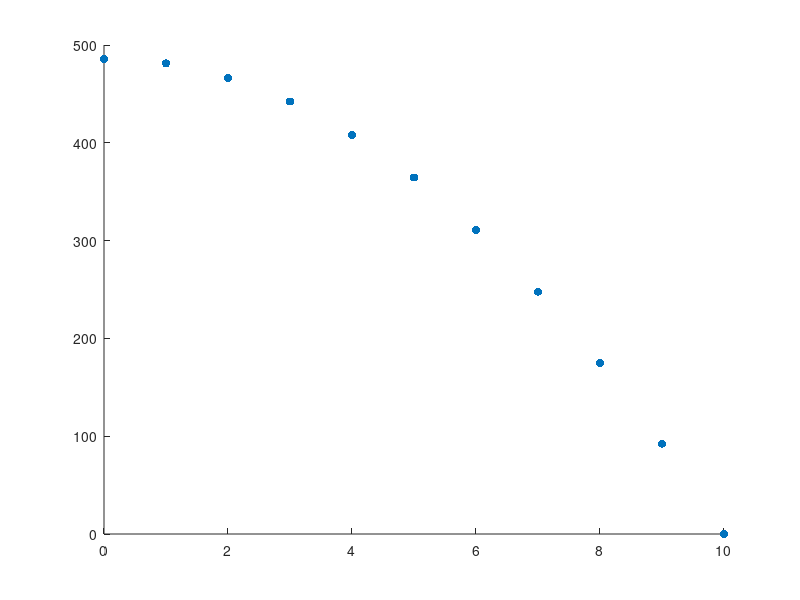

Reproduce this figure in MATLAB. (Note: this script raises an error after producing the figure.)
%%% Question 2A %%%

% Observed data
T = [ 0.  1.  2.  3.  4.  5.  6.  7.  8.  9. 10.];
D = [486.   481.14 466.56 442.26 408.24 364.5  311.04 247.86 174.96  92.34 0.  ];

% a polynomial basis function would fit this function better than a
% triginometric one as the data does not seem to be cyclic in any way, also
% since the data seems to be very parabolic in nature, interpolation would
% be a good option, as it will pass through all of the points as well as
% follow the shape of the data closely.


% Considering that the equation for a falling object is (1/2)*gt^2
% where g = 9.81 is the gravitational constant, we can calculate the
% theoretical distances at each time T from the initial height of 486
% (assuming SI units)

D_theory = [486.0, 481.095, 466.38, 441.855, 407.52, 363.375, 309.42, 245.655, 172.08, 88.695, -4.5];

% When we plot the observed data along with this theoretical data we and fit
% with either a polynomial approimation or interpolation we see that the
% curves almost exactly overlap. This is confirmed when we observe the 
% residual values. We can see that both the residuals of the interpolated
% and theoretical data are small when comparing to the observed data.
% Notably the difference between the residual mse of both the interpolated
% and theoretical curves is very small. From this behaviour, it can be 
% said that the observations (D) do follow the laws of physics 
% (the theoretical values D_theory) and that our model was a good fit.




% Put into column format
X = T.';
Y = D.';


% Find interpolations and approximations for Dataset and plot

figure;
scatter(X, Y, 'o', 'filled');
hold on;  

%%% polynomial interpolation %%%
poly_interp = func_fit(X, Y, 'interpolation', 'poly');
x_interp = linspace(min(X), max(X), 100);
% polyval needs polynomial in reverse order
poly_interp = flip(poly_interp, 1);
y_interp = polyval(poly_interp, x_interp);

plot(x_interp, y_interp, 'LineWidth', 1, 'DisplayName', 'Poly Interp');

% calculate errors between the interpolation and the original data
% residual error
y_interp_origin = polyval(poly_interp, X);
residuals = Y - y_interp_origin;

% when dividing by Y we may encounter 0 values, to prevent divide by 0
% errors we can add a small number to Y to prevent this
e = 1e-8;

% relative residual error (./ to perform elementwise division)
rel_residuals = residuals ./ (Y + e);

% to find a metric for how close the curve is to the actual data we can use
% residual mean squared error
residual_MSE = sqrt(mean(residuals.^2));



% load the theoretical data
Y = D_theory.';

scatter(X, Y, 'o', 'filled');

%%% theoretical polynomial interpolation %%%
poly_interp = func_fit(X, Y, 'interpolation', 'poly');
x_interp = linspace(min(X), max(X), 100);
% polyval needs polynomial in reverse order
poly_interp = flip(poly_interp, 1);
y_interp = polyval(poly_interp, x_interp);

plot(x_interp, y_interp, 'LineWidth', 1, 'DisplayName', 'Theory Poly Interp');

% calculate errors between the theoretical data and the original data
% residual error
y_interp_origin = polyval(poly_interp, X);
theory_residuals = Y - y_interp_origin;

% when dividing by Y we may encounter 0 values, to prevent divide by 0
% errors we can add a small number to Y to prevent this
e = 1e-8;

% relative residual error (./ to perform elementwise division)
theory_rel_residuals = theory_residuals ./ (Y + e);

% to find a metric for how close the theoretical curve is to the actual data we can use
% residual mean squared error
theory_residual_MSE = sqrt(mean(theory_residuals.^2));

residual_MSE_diff = abs(residual_MSE - theory_residual_MSE);

% display all of the data
disp('residuals:')
disp(residuals)
disp('relative residuals:')
disp(rel_residuals)
disp(['residual MSE: ', num2str(residual_MSE)])

disp('theoretical residuals:')
disp(theory_residuals)
disp('theoretical relative residuals:')
disp(theory_rel_residuals)
disp(['theoretical residual MSE: ', num2str(theory_residual_MSE)])

disp(['residual MSE difference: ', num2str(residual_MSE_diff)])

% Customize the plot
title('Freefalling Object');
xlabel('x');
ylabel('y');
legend('Data', 'Polynomial Interpolation', 'Theory Data', 'Theoretical Polynomial Interpolation');
grid on;

% Set the axis limits
xlim([min(X), max(X)]);
ylim([min(Y), max(Y)]);

hold off;  % Release the hold on the current plot
